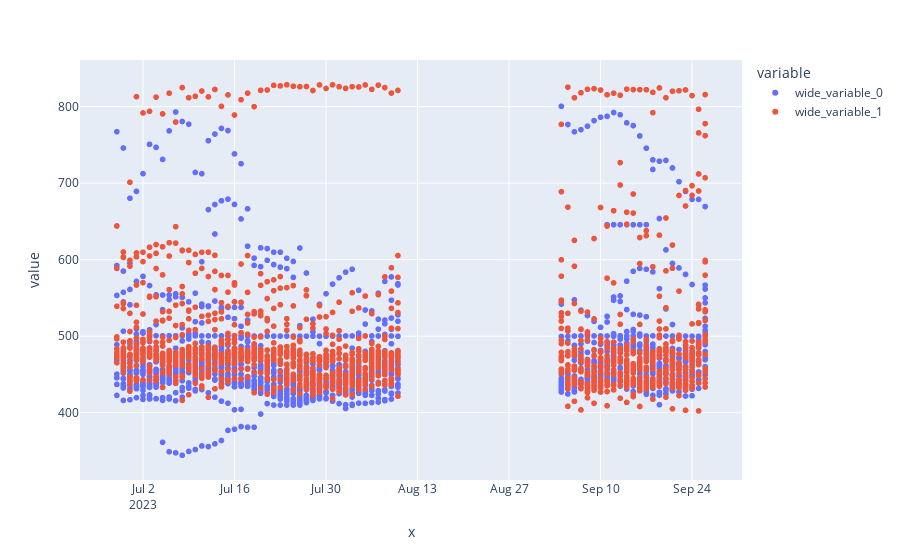

Notebook source saved alongside this figure:
### Code cell
import plotly.express as px

px.scatter(x = fe.y_test.index, y = [fe.y_test, pd.DataFrame(pred)[0]])

### Figure 1 — Plotly figure (JSON) as saved in the notebook; plotly's stock layout.template omitted (floating-point values rounded to 4 significant figures; data arrays with more than 128 entries replaced by an {"elided": "..."} marker saying what was removed)
{"data": [{"hovertemplate": "variable=wide_variable_0<br>x=%{x}<br>value=%{y}<extra></extra>", "legendgroup": "wide_variable_0", "marker": {"color": "#636efa", "symbol": "circle"}, "mode": "markers", "name": "wide_variable_0", "showlegend": true, "type": "scattergl", "x": {"elided": "1417 str values"}, "xaxis": "x", "y": {"elided": "1417 float values"}, "yaxis": "y"}, {"hovertemplate": "variable=wide_variable_1<br>x=%{x}<br>value=%{y}<extra></extra>", "legendgroup": "wide_variable_1", "marker": {"color": "#EF553B", "symbol": "circle"}, "mode": "markers", "name": "wide_variable_1", "showlegend": true, "type": "scattergl", "x": {"elided": "1417 str values"}, "xaxis": "x", "y": {"elided": "1417 float values"}, "yaxis": "y"}], "layout": {"legend": {"title": {"text": "variable"}, "tracegroupgap": 0}, "margin": {"t": 60}, "xaxis": {"anchor": "y", "domain": [0, 1], "title": {"text": "x"}}, "yaxis": {"anchor": "x", "domain": [0, 1], "title": {"text": "value"}}}}
